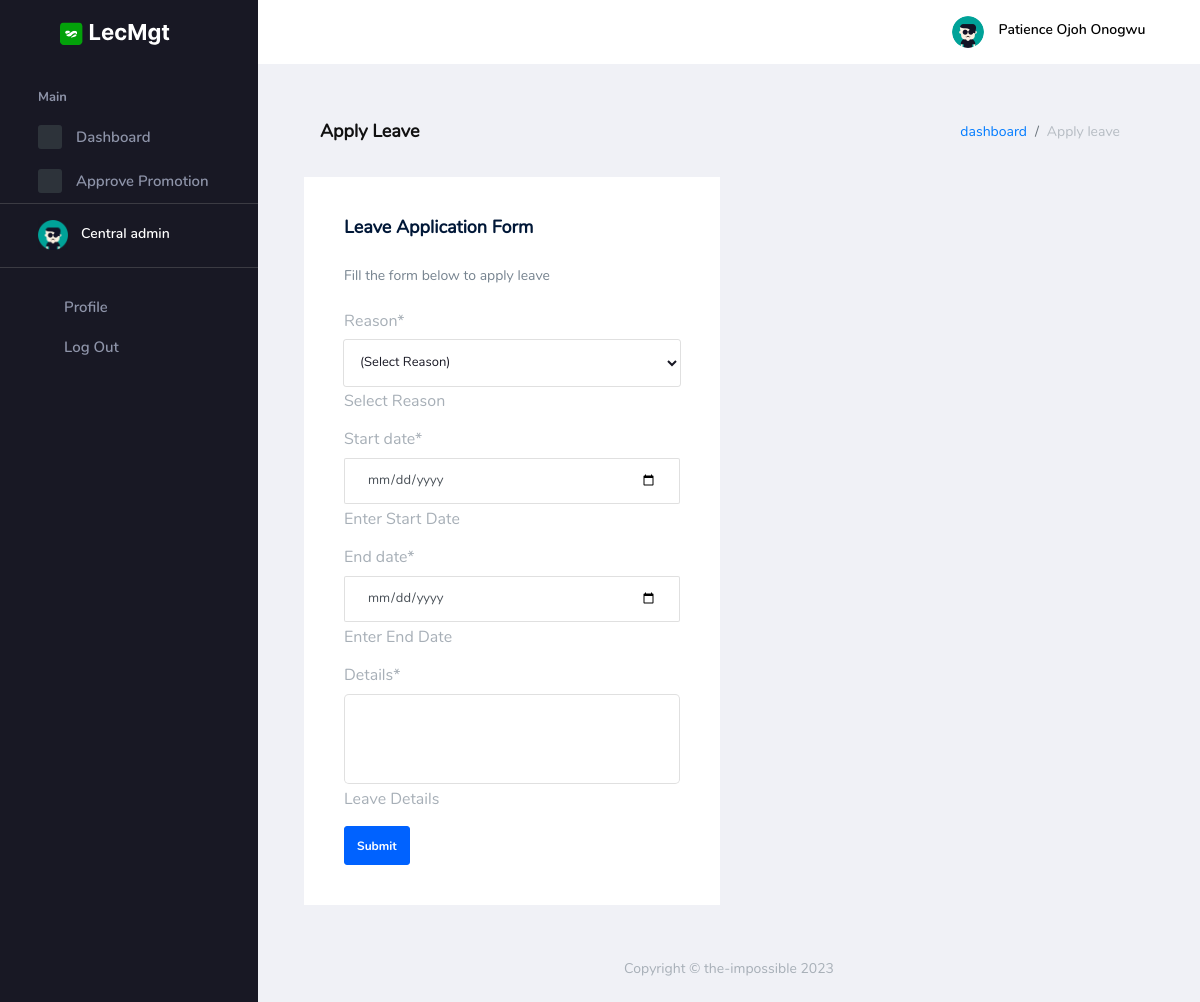
Page /auth/apply_leave (signed in) on the earlier database version.
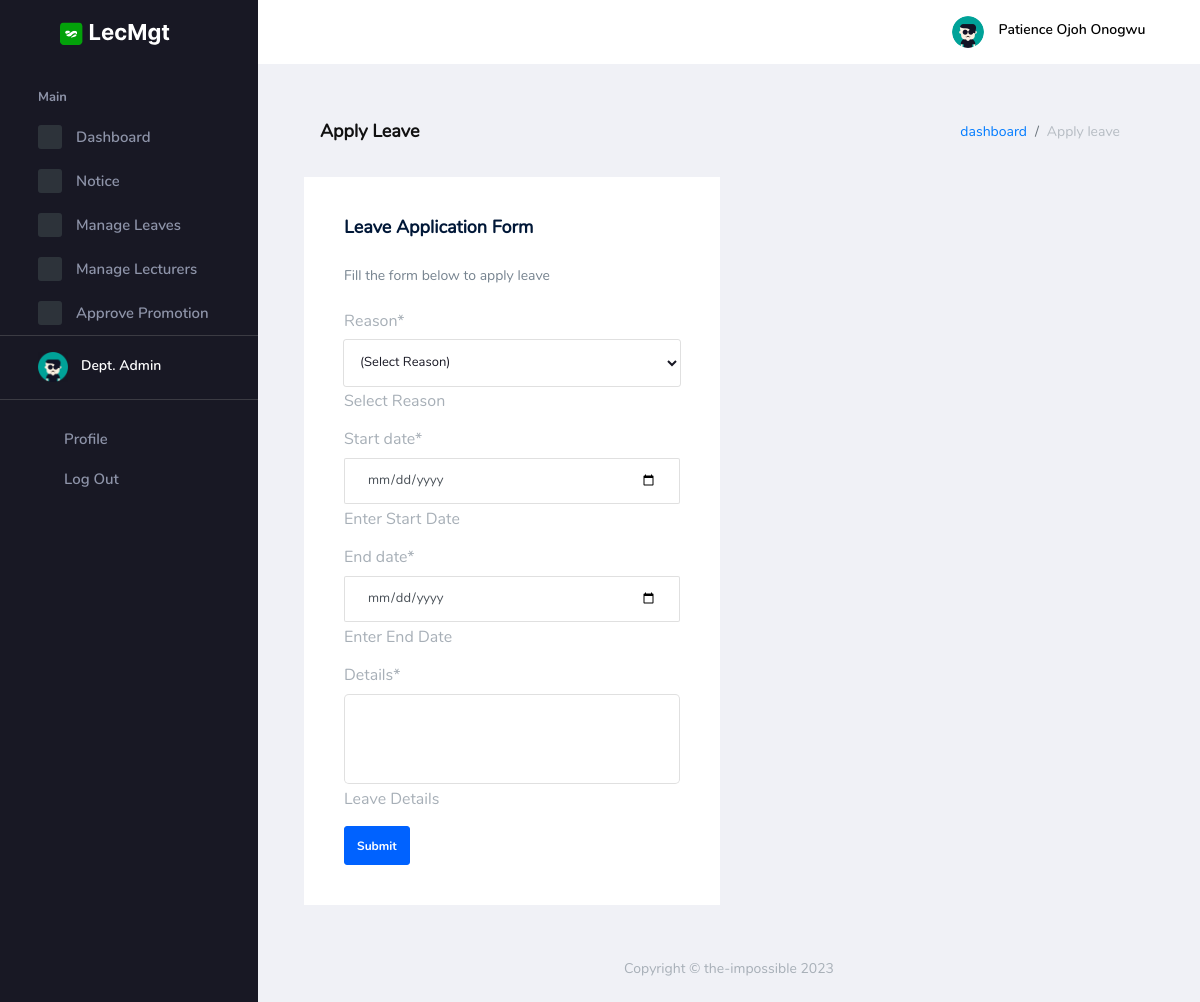
Same page on the later database version.
### lecMgt_auth/views.py (the view, shortened to what this page needs)
# urls.py: path('apply_leave', LeaveCreateView.as_view(), name="apply_leave"),
class LeaveCreateView(LoginRequiredMixin, SuccessMessageMixin, CreateView):
    model = Leave
    form_class = LeaveApplicationForm
    template_name = "backend/auth/leave/create_update_leave.html"
    success_message = "Leave has been requested successfully!"
    def get_context_data(self, **kwargs):
        context = super().get_context_data(**kwargs)
        context["type"] = 'Apply'
        return context

### lecMgt_auth/forms.py
class LeaveApplicationForm(forms.ModelForm):
    details = forms.CharField(help_text='Leave Details', widget=forms.Textarea(
        attrs={
            'class': 'form-control form-control-lg input-lg',
            'rows': 3,
        }
    ))
    reason = forms.ModelChoiceField(queryset=Reasons.objects.all(), empty_label="(Select Reason)", required=True, help_text="Select Reason",  widget=forms.Select(
        attrs={
            'class': 'form-control',
        }
    ))
    start_date = forms.DateField(help_text='Enter Start Date', widget=forms.TextInput(
        attrs={
            'class': 'form-control',
            'type': 'date',
        }
    ))
    end_date = forms.DateField(help_text='Enter End Date', widget=forms.TextInput(
        attrs={
            'class': 'form-control',
            'type': 'date',
        }
    ))
    class Meta:
        model = Leave
        fields = ('reason', 'start_date', 'end_date', 'details')

### lecMgt_auth/models.py (called while the page is built)
    def __str__(self):
        return self.reason_title

### Templates/backend/auth/leave/create_update_leave.html (shortened to what this page needs)
{% extends 'base.html' %}
{% load crispy_forms_tags %}
{% load static %}
{% block head %}{% include 'partials/auth_head.html' %}{% endblock head %}
{% block body %}
    <div class="container-scroller">
      {% block nav %}{% include 'partials/auth_nav.html' %}{% endblock nav %}
      <div class="container-fluid page-body-wrapper">
        {% include 'partials/auth_sidebar.html' %}
        <div class="main-panel">
          <div class="content-wrapper">
            <div class="page-header">
              <h3 class="page-title"> {{type}} Leave</h3>
              <nav aria-label="breadcrumb">
                <ol class="breadcrumb">
                  <li class="breadcrumb-item"><a href="{% url 'auth:dashboard' %}">dashboard</a></li>
                  <li class="breadcrumb-item active" aria-current="page">{{type}} leave</li>
                </ol>
              </nav>
            </div>
            <div class="row">
              <div class="col-md-6 grid-margin stretch-card">
                <div class="card">
                  <div class="card-body">
                    <h4 class="card-title">Leave Application Form</h4>
                    <p class="card-description"> Fill the form below to {{type|lower}} leave </p>
                    <form class="forms-sample" method="POST" enctype="multipart/form-data">
                      {{ form|crispy }}
                      <button type="submit" class="btn btn-primary mr-2">Submit</button>
                    </form>
                  </div>
                </div>
              </div>
            </div>
          </div>
          {% block footer %}{% include 'partials/auth_footer.html' %}{% endblock footer %}
        </div>
      </div>
    </div>
  {% endblock %}

### Templates/partials/auth_sidebar.html (shortened to what the changed rows need)
{% load static %}
<nav class="sidebar sidebar-offcanvas" id="sidebar">
  <ul class="nav">
    {% if request.user.is_staff %}
    <li class="nav-item">
      <a class="nav-link" data-toggle="collapse" href="#ui-basic" aria-expanded="false" aria-controls="ui-basic">
        <span class="icon-bg"><i class="mdi mdi-crosshairs-gps menu-icon"></i></span>
        <span class="menu-title">Accounts</span>
        <i class="menu-arrow"></i>
      </a>
      <div class="collapse" id="ui-basic">
        <ul class="nav flex-column sub-menu">
          <li class="nav-item"> <a class="nav-link" href="{% url 'auth:create_account' %}">Create Account</a></li>
          <li class="nav-item"> <a class="nav-link" href="{% url 'auth:manage_accounts' %}">Manage Accounts</a></li>
        </ul>
      </div>
    </li>
    <li class="nav-item">
      <a class="nav-link" href="{% url 'auth:manage_promotion' %}">
        <span class="icon-bg"><i class="mdi mdi-chart-bar menu-icon"></i></span>
        <span class="menu-title">View Promotions</span>
      </a>
    </li>
    {% elif request.user.is_dept or request.user.is_hod %}
    <li class="nav-item">
      <a class="nav-link" data-toggle="collapse" href="#ui-notice" aria-expanded="false" aria-controls="ui-notice">
        <span class="icon-bg"><i class="mdi mdi-table-large menu-icon"></i></span>
        <span class="menu-title">Notice</span>
        <i class="menu-arrow"></i>
      </a>
    </li>
    <li class="nav-item">
      <a class="nav-link" href="{% url 'auth:manage_leaves' %}">
        <span class="icon-bg"><i class="mdi mdi-chart-bar menu-icon"></i></span>
        <span class="menu-title">Manage Leaves</span>
      </a>
    </li>
    <li class="nav-item">
      <a class="nav-link" href="{% url 'auth:manage_lecturers' %}">
        <span class="icon-bg"><i class="mdi mdi-chart-bar menu-icon"></i></span>
        <span class="menu-title">Manage Lecturers</span>
      </a>
    </li>
    <li class="nav-item">
      <a class="nav-link" href="{% url 'auth:manage_promotion' %}">
        <span class="icon-bg"><i class="mdi mdi-chart-bar menu-icon"></i></span>
        <span class="menu-title">Approve Promotion</span>
      </a>
    </li>
    {% elif request.user.is_hod or request.user.is_dean or request.user.is_central %}
    <li class="nav-item">
      <a class="nav-link" href="{% url 'auth:manage_promotion' %}">
        <span class="icon-bg"><i class="mdi mdi-chart-bar menu-icon"></i></span>
        <span class="menu-title">Approve Promotion</span>
      </a>
    </li>
    {% endif %}
    <li class="nav-item sidebar-user-actions">
      <div class="user-details">
        <div class="d-flex justify-content-between align-items-center">
          <div>
            <div class="d-flex align-items-center">
              <div class="sidebar-profile-text">
                <p class="mb-1">
                  {% if request.user.is_staff %}
                    System admin
                  {% elif request.user.is_central %}
                    Central admin
                    {% elif request.user.is_dean %}
                    Dean office
                    {% elif request.user.is_hod %}
                    HOD office
                    {% elif request.user.is_dept %}
                    Dept. Admin
                    {% else %}
                    Lecturer
                  {% endif %}
                </p>
              </div>
            </div>
          </div>
        </div>
      </div>
    </li>
  </ul>
</nav>

Differences in the rows shown:
changed User "Patience Ojoh Onogwu": is_dept False → True (drawn)
Other differences:
text no longer shown: "Central admin"
text now shown: "Notice Manage Leaves Manage Lecturers Dept. Admin"
